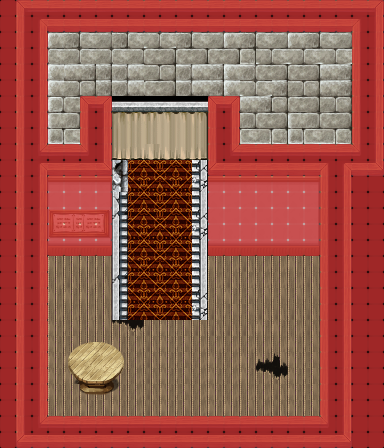

Rendered tile map (Tiled .tmx) drawn with the repository's tilesets; below, a short description and the map source with its tile grids summarised:
An orthogonal 24x28 tile map with 16x16 px tiles, 3 tile layers (Background, Tile Layer 2, Collision), 4 tilesets.

<map version="1.0" tiledversion="1.0.2" orientation="orthogonal" renderorder="left-up" width="24" height="28" tilewidth="16" tileheight="16" nextobjectid="6">
 <tileset firstgid="1" source="cait2.tsx" />
 <tileset firstgid="513" source="cait1.tsx" />
 <tileset firstgid="1473" source="pubg.tsx" />
 <tileset firstgid="3265" source="collision.tsx" />
 <layer name="Background" width="24" height="28">
  <data>[672 cells, 610 non-empty, 85 distinct tile ids]</data>
 </layer>
 <layer name="Tile Layer 2" width="24" height="28">
  <data>[672 cells, 47 non-empty, 37 distinct tile ids]</data>
 </layer>
 <objectgroup name="objects" />
 <layer name="Collision" width="24" height="28">
  <data>[672 cells, 339 non-empty, 1 distinct tile ids]</data>
 </layer>
</map>